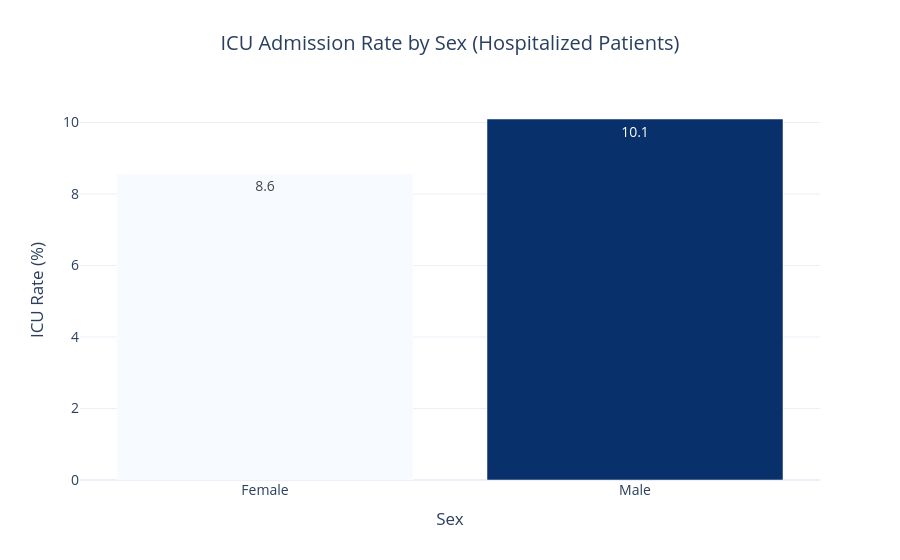

The code cell stored with this chart in its notebook:
### Markdown cell above
## Question 5 — Among hospitalized patients, is ICU admission more common for men than women?

### Code cell
hospitalized = covid_df[covid_df['HOSPITALIZED'] & covid_df['ICU'].isin([1, 2])].copy()
hospitalized['ICU_YES'] = hospitalized['ICU'] == 1

icu_by_sex = (hospitalized.groupby('SEX_LABEL')['ICU_YES'].mean() * 100).reset_index(name="ICU_Rate")

fig = px.bar(
    icu_by_sex,
    x="SEX_LABEL",
    y="ICU_Rate",
    color="ICU_Rate",
    color_continuous_scale="Blues",
    text_auto=".1f",
    title="ICU Admission Rate by Sex (Hospitalized Patients)"
)

fig.update_layout(
    template="plotly_white",
    title_x=0.5,
    xaxis_title="Sex",
    yaxis_title="ICU Rate (%)",
    coloraxis_showscale=False,
    font=dict(size=14)
)

fig.show()

### Figure 1 — Plotly figure (JSON) as saved in the notebook; plotly's stock layout.template omitted (floating-point values rounded to 4 significant figures)
{"data": [{"hovertemplate": "SEX_LABEL=%{x}<br>ICU_Rate=%{marker.color}<extra></extra>", "legendgroup": "", "marker": {"color": [8.58, 10.1], "coloraxis": "coloraxis", "pattern": {"shape": ""}}, "name": "", "orientation": "v", "showlegend": false, "textposition": "auto", "texttemplate": "%{y:.1f}", "type": "bar", "x": ["Female", "Male"], "xaxis": "x", "y": [8.58, 10.1], "yaxis": "y"}], "layout": {"barmode": "relative", "coloraxis": {"autocolorscale": false, "colorbar": {"title": {"text": "ICU_Rate"}}, "colorscale": [[0.0, "rgb(247,251,255)"], [0.125, "rgb(222,235,247)"], [0.25, "rgb(198,219,239)"], [0.375, "rgb(158,202,225)"], [0.5, "rgb(107,174,214)"], [0.625, "rgb(66,146,198)"], [0.75, "rgb(33,113,181)"], [0.875, "rgb(8,81,156)"], [1.0, "rgb(8,48,107)"]], "showscale": false}, "font": {"size": 14}, "legend": {"tracegroupgap": 0}, "title": {"text": "ICU Admission Rate by Sex (Hospitalized Patients)", "x": 0.5}, "xaxis": {"anchor": "y", "domain": [0.0, 1.0], "title": {"text": "Sex"}}, "yaxis": {"anchor": "x", "domain": [0.0, 1.0], "title": {"text": "ICU Rate (%)"}}}}
